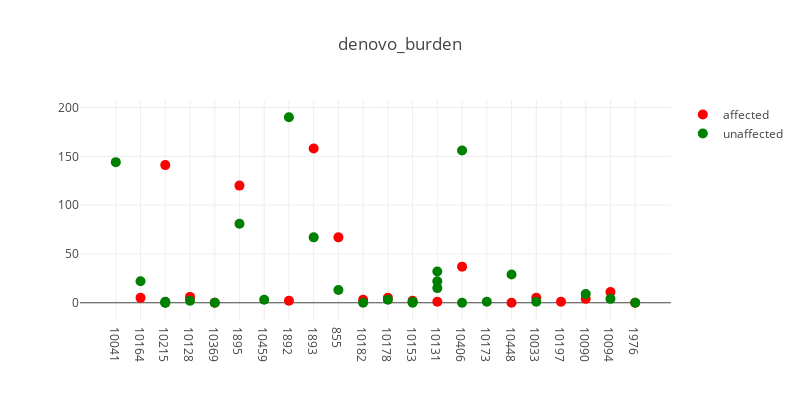
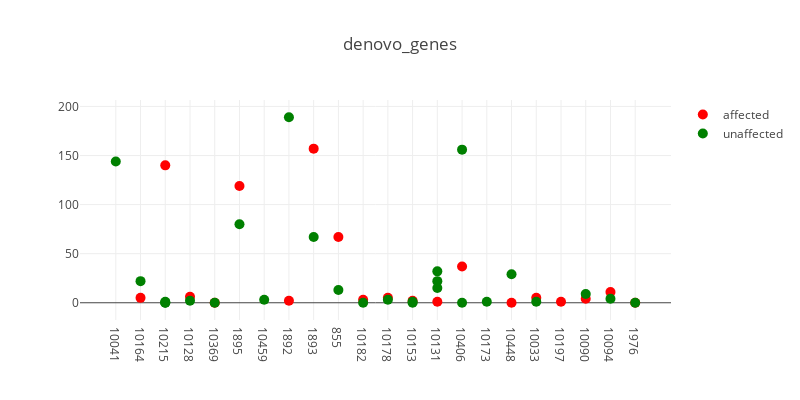
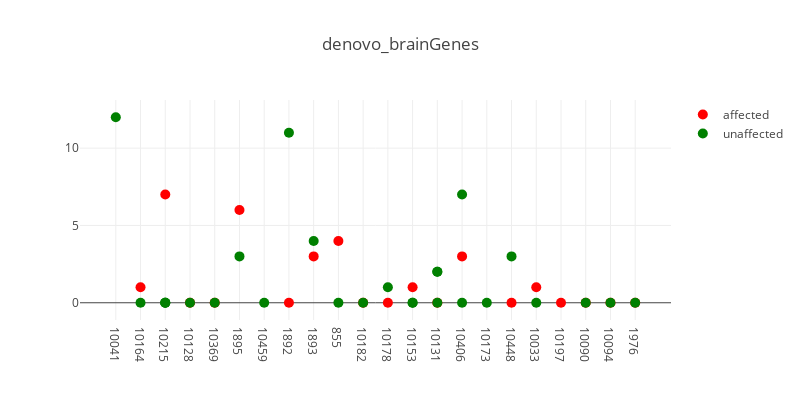
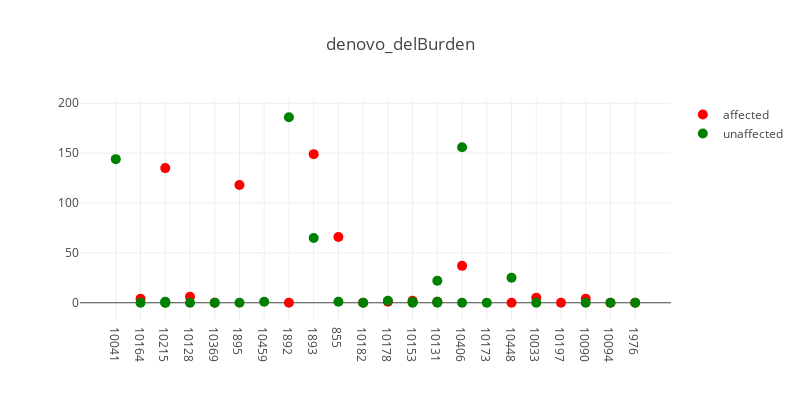

The notebook cell saved with these charts, in order:
### Code cell
import glob

data_dir = '/home/sudregp/data/cnv/penncnv/results/'
files = glob.glob(data_dir + '/denovo*cnv.indiv')
for f in files:
    t_str = '.'.join(f.split('/')[-1].split('.')[:-2])
    plot_plink_cnvs(f, t_str, verbose=True)

### Figure 1 — Plotly figure (JSON) as saved in the notebook; plotly's stock layout.template omitted (floating-point values rounded to 4 significant figures)
{"data": [{"hoverinfo": "text+y", "marker": {"color": "red", "size": 10}, "mode": "markers", "name": "affected", "showlegend": true, "text": ["CLIA_400122", "CLIA_400125", "CLIA_400153", "CCGO_800980", "CLIA_400132", "CLIA_400134", "CLIA_400163", "CLIA_400216", "CLIA_400121", "CLIA_400131", "CLIA_400128", "CLIA_400140", "CLIA_400178", "CLIA_400205", "CLIA_400127", "CLIA_400129", "CLIA_400123", "CLIA_400130", "CLIA_400204"], "type": "scatter", "x": [1, 2, 3, 4, 5, 7, 8, 9, 10, 11, 12, 13, 14, 16, 17, 18, 19, 20, 21], "y": [5, 141, 6, 0, 120, 2, 158, 67, 3, 5, 2, 1, 37, 0, 5, 1, 4, 11, 0]}, {"hoverinfo": "text+y", "hovertext": ["CLIA_400155", "CLIA_400135", "CLIA_400191", "CLIA_400189", "CLIA_400193", "CLIA_400152", "CCGO_800979", "CLIA_400158", "CLIA_400209", "CLIA_400175", "CLIA_400162", "CLIA_400133", "CLIA_400170", "CLIA_400159", "CLIA_400210", "CLIA_400212", "CLIA_400138", "CLIA_400139", "CLIA_400142", "CLIA_400179", "CLIA_400180", "CLIA_400148", "CLIA_400200", "CLIA_400166", "CLIA_400195", "CLIA_400144", "CLIA_400201"], "marker": {"color": "green", "size": 10}, "mode": "markers", "name": "unaffected", "showlegend": true, "type": "scatter", "x": [0, 1, 2, 2, 2, 3, 4, 5, 6, 7, 8, 9, 10, 11, 12, 12, 13, 13, 13, 14, 14, 15, 16, 17, 19, 20, 21], "y": [144, 22, 1, 0, 0, 2, 0, 81, 3, 190, 67, 13, 0, 3, 1, 0, 32, 15, 22, 156, 0, 1, 29, 1, 9, 4, 0]}], "layout": {"height": 400, "hovermode": "closest", "title": "denovo_burden", "width": 800, "xaxis1": {"ticktext": ["10041", "10164", "10215", "10128", "10369", "1895", "10459", "1892", "1893", "855", "10182", "10178", "10153", "10131", "10406", "10173", "10448", "10033", "10197", "10090", "10094", "1976"], "tickvals": [0, 1, 2, 3, 4, 5, 6, 7, 8, 9, 10, 11, 12, 13, 14, 15, 16, 17, 18, 19, 20, 21], "zeroline": false}}}

### Figure 2 — Plotly figure (JSON) as saved in the notebook; plotly's stock layout.template omitted (floating-point values rounded to 4 significant figures)
{"data": [{"hoverinfo": "text+y", "marker": {"color": "red", "size": 10}, "mode": "markers", "name": "affected", "showlegend": true, "text": ["CLIA_400122", "CLIA_400125", "CLIA_400153", "CCGO_800980", "CLIA_400132", "CLIA_400134", "CLIA_400163", "CLIA_400216", "CLIA_400121", "CLIA_400131", "CLIA_400128", "CLIA_400140", "CLIA_400178", "CLIA_400205", "CLIA_400127", "CLIA_400129", "CLIA_400123", "CLIA_400130", "CLIA_400204"], "type": "scatter", "x": [1, 2, 3, 4, 5, 7, 8, 9, 10, 11, 12, 13, 14, 16, 17, 18, 19, 20, 21], "y": [5, 140, 6, 0, 119, 2, 157, 67, 3, 5, 2, 1, 37, 0, 5, 1, 4, 11, 0]}, {"hoverinfo": "text+y", "hovertext": ["CLIA_400155", "CLIA_400135", "CLIA_400191", "CLIA_400189", "CLIA_400193", "CLIA_400152", "CCGO_800979", "CLIA_400158", "CLIA_400209", "CLIA_400175", "CLIA_400162", "CLIA_400133", "CLIA_400170", "CLIA_400159", "CLIA_400210", "CLIA_400212", "CLIA_400138", "CLIA_400139", "CLIA_400142", "CLIA_400179", "CLIA_400180", "CLIA_400148", "CLIA_400200", "CLIA_400166", "CLIA_400195", "CLIA_400144", "CLIA_400201"], "marker": {"color": "green", "size": 10}, "mode": "markers", "name": "unaffected", "showlegend": true, "type": "scatter", "x": [0, 1, 2, 2, 2, 3, 4, 5, 6, 7, 8, 9, 10, 11, 12, 12, 13, 13, 13, 14, 14, 15, 16, 17, 19, 20, 21], "y": [144, 22, 1, 0, 0, 2, 0, 80, 3, 189, 67, 13, 0, 3, 1, 0, 32, 15, 22, 156, 0, 1, 29, 1, 9, 4, 0]}], "layout": {"height": 400, "hovermode": "closest", "title": "denovo_genes", "width": 800, "xaxis1": {"ticktext": ["10041", "10164", "10215", "10128", "10369", "1895", "10459", "1892", "1893", "855", "10182", "10178", "10153", "10131", "10406", "10173", "10448", "10033", "10197", "10090", "10094", "1976"], "tickvals": [0, 1, 2, 3, 4, 5, 6, 7, 8, 9, 10, 11, 12, 13, 14, 15, 16, 17, 18, 19, 20, 21], "zeroline": false}}}

### Figure 3 — Plotly figure (JSON) as saved in the notebook; plotly's stock layout.template omitted (floating-point values rounded to 4 significant figures)
{"data": [{"hoverinfo": "text+y", "marker": {"color": "red", "size": 10}, "mode": "markers", "name": "affected", "showlegend": true, "text": ["CLIA_400122", "CLIA_400125", "CLIA_400153", "CCGO_800980", "CLIA_400132", "CLIA_400134", "CLIA_400163", "CLIA_400216", "CLIA_400121", "CLIA_400131", "CLIA_400128", "CLIA_400140", "CLIA_400178", "CLIA_400205", "CLIA_400127", "CLIA_400129", "CLIA_400123", "CLIA_400130", "CLIA_400204"], "type": "scatter", "x": [1, 2, 3, 4, 5, 7, 8, 9, 10, 11, 12, 13, 14, 16, 17, 18, 19, 20, 21], "y": [1, 7, 0, 0, 6, 0, 3, 4, 0, 0, 1, 0, 3, 0, 1, 0, 0, 0, 0]}, {"hoverinfo": "text+y", "hovertext": ["CLIA_400155", "CLIA_400135", "CLIA_400191", "CLIA_400189", "CLIA_400193", "CLIA_400152", "CCGO_800979", "CLIA_400158", "CLIA_400209", "CLIA_400175", "CLIA_400162", "CLIA_400133", "CLIA_400170", "CLIA_400159", "CLIA_400210", "CLIA_400212", "CLIA_400138", "CLIA_400139", "CLIA_400142", "CLIA_400179", "CLIA_400180", "CLIA_400148", "CLIA_400200", "CLIA_400166", "CLIA_400195", "CLIA_400144", "CLIA_400201"], "marker": {"color": "green", "size": 10}, "mode": "markers", "name": "unaffected", "showlegend": true, "type": "scatter", "x": [0, 1, 2, 2, 2, 3, 4, 5, 6, 7, 8, 9, 10, 11, 12, 12, 13, 13, 13, 14, 14, 15, 16, 17, 19, 20, 21], "y": [12, 0, 0, 0, 0, 0, 0, 3, 0, 11, 4, 0, 0, 1, 0, 0, 2, 0, 2, 7, 0, 0, 3, 0, 0, 0, 0]}], "layout": {"height": 400, "hovermode": "closest", "title": "denovo_brainGenes", "width": 800, "xaxis1": {"ticktext": ["10041", "10164", "10215", "10128", "10369", "1895", "10459", "1892", "1893", "855", "10182", "10178", "10153", "10131", "10406", "10173", "10448", "10033", "10197", "10090", "10094", "1976"], "tickvals": [0, 1, 2, 3, 4, 5, 6, 7, 8, 9, 10, 11, 12, 13, 14, 15, 16, 17, 18, 19, 20, 21], "zeroline": false}}}

### Figure 4 — Plotly figure (JSON) as saved in the notebook; plotly's stock layout.template omitted (floating-point values rounded to 4 significant figures)
{"data": [{"hoverinfo": "text+y", "marker": {"color": "red", "size": 10}, "mode": "markers", "name": "affected", "showlegend": true, "text": ["CLIA_400122", "CLIA_400125", "CLIA_400153", "CCGO_800980", "CLIA_400132", "CLIA_400134", "CLIA_400163", "CLIA_400216", "CLIA_400121", "CLIA_400131", "CLIA_400128", "CLIA_400140", "CLIA_400178", "CLIA_400205", "CLIA_400127", "CLIA_400129", "CLIA_400123", "CLIA_400130", "CLIA_400204"], "type": "scatter", "x": [1, 2, 3, 4, 5, 7, 8, 9, 10, 11, 12, 13, 14, 16, 17, 18, 19, 20, 21], "y": [4, 135, 6, 0, 118, 0, 149, 66, 0, 1, 2, 1, 37, 0, 5, 0, 4, 0, 0]}, {"hoverinfo": "text+y", "hovertext": ["CLIA_400155", "CLIA_400135", "CLIA_400191", "CLIA_400189", "CLIA_400193", "CLIA_400152", "CCGO_800979", "CLIA_400158", "CLIA_400209", "CLIA_400175", "CLIA_400162", "CLIA_400133", "CLIA_400170", "CLIA_400159", "CLIA_400210", "CLIA_400212", "CLIA_400138", "CLIA_400139", "CLIA_400142", "CLIA_400179", "CLIA_400180", "CLIA_400148", "CLIA_400200", "CLIA_400166", "CLIA_400195", "CLIA_400144", "CLIA_400201"], "marker": {"color": "green", "size": 10}, "mode": "markers", "name": "unaffected", "showlegend": true, "type": "scatter", "x": [0, 1, 2, 2, 2, 3, 4, 5, 6, 7, 8, 9, 10, 11, 12, 12, 13, 13, 13, 14, 14, 15, 16, 17, 19, 20, 21], "y": [144, 0, 1, 0, 0, 0, 0, 0, 1, 186, 65, 1, 0, 2, 1, 0, 0, 1, 22, 156, 0, 0, 25, 0, 0, 0, 0]}], "layout": {"height": 400, "hovermode": "closest", "title": "denovo_delBurden", "width": 800, "xaxis1": {"ticktext": ["10041", "10164", "10215", "10128", "10369", "1895", "10459", "1892", "1893", "855", "10182", "10178", "10153", "10131", "10406", "10173", "10448", "10033", "10197", "10090", "10094", "1976"], "tickvals": [0, 1, 2, 3, 4, 5, 6, 7, 8, 9, 10, 11, 12, 13, 14, 15, 16, 17, 18, 19, 20, 21], "zeroline": false}}}
